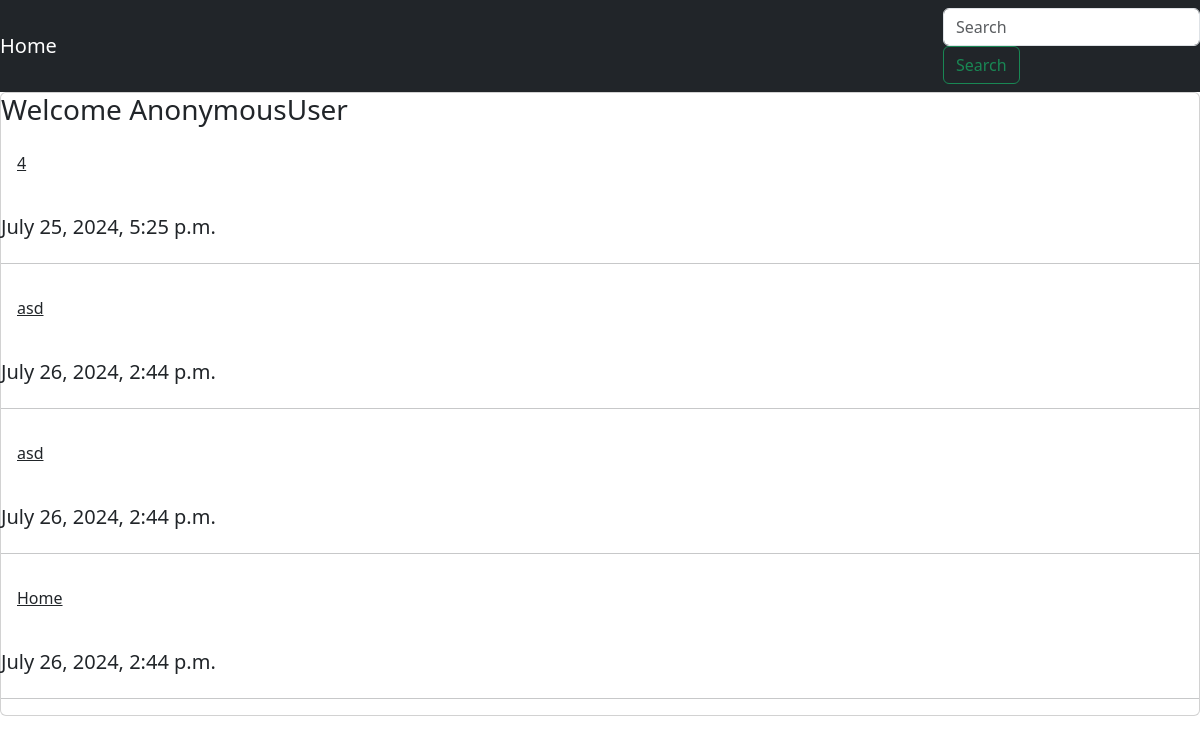
The page / on the database its author committed.
### home/models.py (models this page shows)
class Todo(models.Model):
    title = models.CharField(max_length=200)
    body = models.TextField()
    date_created = models.DateTimeField()

### home/views.py (the view)
# urls.py: path('', views.hello, name='home'),
def hello(request):
    all_of_objects = Todo.objects.all()
    return render(request, 'home.html', {'all': all_of_objects})

### templates/home.html
{% extends 'base.html' %}
{% block content%}
    <div class="card">
        <h3>Welcome {{ request.user }}</h3>
        {% for foo in all %}
            <a class="card-body" href="{% url 'details' foo.id %}">{{ foo.title }}</a><br>
            <h5>{{ foo.date_created }}</h5><hr/>
        {% endfor %}
    </div>
{% endblock %}

### templates/base.html (shortened to what this page needs)
<!DOCTYPE html>
<html lang="en">
<head>
    <link href="https://cdn.jsdelivr.net/npm/bootstrap@5.3.3/dist/css/bootstrap.min.css" rel="stylesheet"
>
</head>
<body>
    {% include 'navbar.html' %}
    <div class="article">
        {% block content %} {% endblock %}
    </div>
</body>
</html>

### templates/navbar.html
<nav class="navbar navbar-dark bg-dark justify-content-between">
  <a class="navbar-brand" href="{% url 'home' %}">Home</a>
  <form class="form-inline">
    <input class="form-control mr-sm-2" type="search" placeholder="Search" aria-label="Search">
    <button class="btn btn-outline-success my-2 my-sm-0" type="submit">Search</button>
  </form>
</nav>

### rows shown on the page
Todo: title "4", date_created "July 25, 2024, 5:25 p.m."
Todo: title "asd", date_created "July 26, 2024, 2:44 p.m."
Todo: title "asd", date_created "July 26, 2024, 2:44 p.m."
Todo: title "Home", date_created "July 26, 2024, 2:44 p.m."

### other values the page prints
{{ request.user }} "AnonymousUser"
